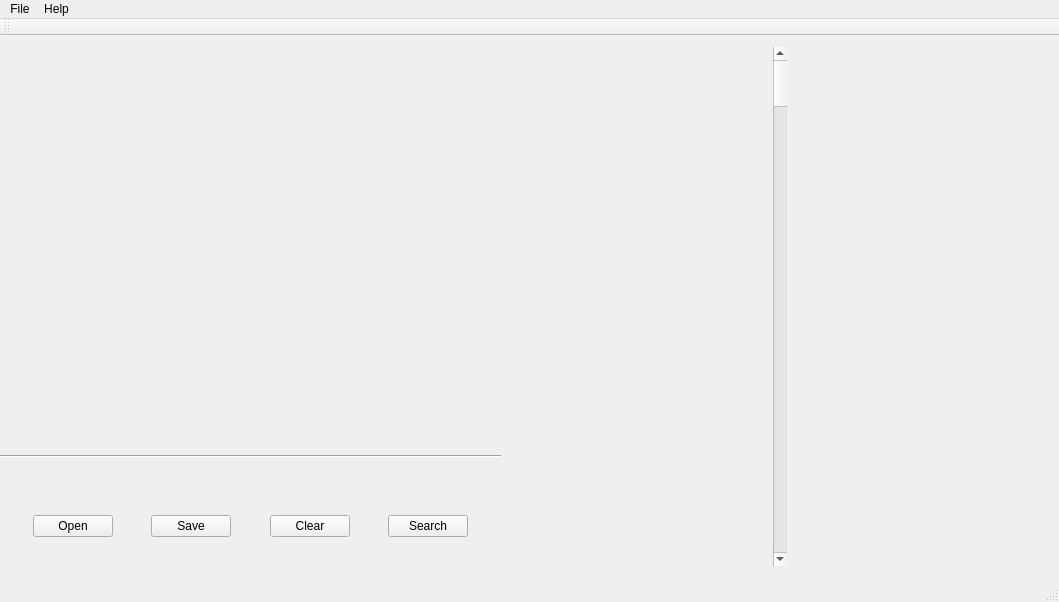
<?xml version="1.0" encoding="UTF-8"?>
<ui version="4.0">
 <class>WorkSpaceClass</class>
 <widget class="QMainWindow" name="WorkSpaceClass">
  <property name="geometry">
   <rect>
    <x>0</x>
    <y>0</y>
    <width>1059</width>
    <height>602</height>
   </rect>
  </property>
  <property name="windowTitle">
   <string>WorkSpace</string>
  </property>
  <widget class="QWidget" name="centralWidget">
   <widget class="QWidget" name="formLayoutWidget">
    <property name="geometry">
     <rect>
      <x>0</x>
      <y>0</y>
      <width>501</width>
      <height>401</height>
     </rect>
    </property>
    <layout class="QFormLayout" name="formLayout">
     <property name="rightMargin">
      <number>500</number>
     </property>
     <property name="bottomMargin">
      <number>400</number>
     </property>
    </layout>
   </widget>
   <widget class="Line" name="line">
    <property name="geometry">
     <rect>
      <x>0</x>
      <y>410</y>
      <width>501</width>
      <height>20</height>
     </rect>
    </property>
    <property name="orientation">
     <enum>Qt::Horizontal</enum>
    </property>
   </widget>
   <widget class="QWidget" name="layoutWidget">
    <property name="geometry">
     <rect>
      <x>0</x>
      <y>470</y>
      <width>501</width>
      <height>41</height>
     </rect>
    </property>
    <layout class="QHBoxLayout" name="horizontalLayout">
     <property name="spacing">
      <number>6</number>
     </property>
     <property name="margin">
      <number>0</number>
     </property>
     <item>
      <spacer name="horizontalSpacer">
       <property name="orientation">
        <enum>Qt::Horizontal</enum>
       </property>
       <property name="sizeHint" stdset="0">
        <size>
         <width>40</width>
         <height>20</height>
        </size>
       </property>
      </spacer>
     </item>
     <item>
      <widget class="QPushButton" name="mOpen">
       <property name="text">
        <string>Open</string>
       </property>
       <property name="icon">
        <iconset resource="workspace.qrc">
         <normaloff>:/WorkSpace/Resources/icons/newScene.png</normaloff>:/WorkSpace/Resources/icons/newScene.png</iconset>
       </property>
      </widget>
     </item>
     <item>
      <spacer name="horizontalSpacer_2">
       <property name="orientation">
        <enum>Qt::Horizontal</enum>
       </property>
       <property name="sizeHint" stdset="0">
        <size>
         <width>40</width>
         <height>20</height>
        </size>
       </property>
      </spacer>
     </item>
     <item>
      <widget class="QPushButton" name="mSave">
       <property name="text">
        <string>Save</string>
       </property>
       <property name="icon">
        <iconset resource="workspace.qrc">
         <normaloff>:/WorkSpace/Resources/icons/export.png</normaloff>:/WorkSpace/Resources/icons/export.png</iconset>
       </property>
      </widget>
     </item>
     <item>
      <spacer name="horizontalSpacer_3">
       <property name="orientation">
        <enum>Qt::Horizontal</enum>
       </property>
       <property name="sizeHint" stdset="0">
        <size>
         <width>40</width>
         <height>20</height>
        </size>
       </property>
      </spacer>
     </item>
     <item>
      <widget class="QPushButton" name="mClear">
       <property name="text">
        <string>Clear</string>
       </property>
       <property name="icon">
        <iconset resource="workspace.qrc">
         <normaloff>:/WorkSpace/Resources/icons/Eraser.png</normaloff>:/WorkSpace/Resources/icons/Eraser.png</iconset>
       </property>
      </widget>
     </item>
     <item>
      <spacer name="horizontalSpacer_5">
       <property name="orientation">
        <enum>Qt::Horizontal</enum>
       </property>
       <property name="sizeHint" stdset="0">
        <size>
         <width>40</width>
         <height>20</height>
        </size>
       </property>
      </spacer>
     </item>
     <item>
      <widget class="QPushButton" name="mSearch">
       <property name="text">
        <string>Search</string>
       </property>
       <property name="icon">
        <iconset resource="workspace.qrc">
         <normaloff>:/WorkSpace/Resources/icons/Search-icon.png</normaloff>:/WorkSpace/Resources/icons/Search-icon.png</iconset>
       </property>
      </widget>
     </item>
     <item>
      <spacer name="horizontalSpacer_4">
       <property name="orientation">
        <enum>Qt::Horizontal</enum>
       </property>
       <property name="sizeHint" stdset="0">
        <size>
         <width>40</width>
         <height>20</height>
        </size>
       </property>
      </spacer>
     </item>
    </layout>
   </widget>
   <widget class="QWidget" name="layoutWidget_2">
    <property name="geometry">
     <rect>
      <x>510</x>
      <y>0</y>
      <width>541</width>
      <height>541</height>
     </rect>
    </property>
    <layout class="QGridLayout" name="gridLayout_3">
     <item row="0" column="0">
      <widget class="QWidget" name="thumbnailWidget_2" native="true">
       <property name="styleSheet">
        <string notr="true"/>
       </property>
       <layout class="QHBoxLayout" name="horizontalLayout_4">
        <property name="spacing">
         <number>1</number>
        </property>
        <property name="margin">
         <number>0</number>
        </property>
        <item>
         <layout class="QGridLayout" name="thumbLayout_2">
          <property name="spacing">
           <number>1</number>
          </property>
         </layout>
        </item>
        <item>
         <widget class="QScrollBar" name="scrollBar_2">
          <property name="orientation">
           <enum>Qt::Vertical</enum>
          </property>
         </widget>
        </item>
       </layout>
      </widget>
     </item>
    </layout>
   </widget>
  </widget>
  <widget class="QMenuBar" name="menuBar">
   <property name="geometry">
    <rect>
     <x>0</x>
     <y>0</y>
     <width>1059</width>
     <height>21</height>
    </rect>
   </property>
   <widget class="QMenu" name="menuFile">
    <property name="title">
     <string>File</string>
    </property>
    <addaction name="actionOpen"/>
    <addaction name="actionSave"/>
    <addaction name="actionExit"/>
    <addaction name="actionGenData"/>
   </widget>
   <widget class="QMenu" name="menuHelp">
    <property name="title">
     <string>Help</string>
    </property>
    <addaction name="actionAbout"/>
   </widget>
   <addaction name="menuFile"/>
   <addaction name="menuHelp"/>
  </widget>
  <widget class="QToolBar" name="mainToolBar">
   <attribute name="toolBarArea">
    <enum>TopToolBarArea</enum>
   </attribute>
   <attribute name="toolBarBreak">
    <bool>false</bool>
   </attribute>
  </widget>
  <widget class="QStatusBar" name="statusBar"/>
  <action name="actionOpen">
   <property name="icon">
    <iconset resource="workspace.qrc">
     <normaloff>:/WorkSpace/Resources/icons/newScene.png</normaloff>:/WorkSpace/Resources/icons/newScene.png</iconset>
   </property>
   <property name="text">
    <string>Open</string>
   </property>
   <property name="shortcut">
    <string>Ctrl+O</string>
   </property>
  </action>
  <action name="actionExit">
   <property name="text">
    <string>Exit</string>
   </property>
   <property name="shortcut">
    <string>Esc</string>
   </property>
  </action>
  <action name="actionSave">
   <property name="icon">
    <iconset resource="workspace.qrc">
     <normaloff>:/WorkSpace/Resources/icons/export.png</normaloff>:/WorkSpace/Resources/icons/export.png</iconset>
   </property>
   <property name="text">
    <string>Save</string>
   </property>
   <property name="shortcut">
    <string>Ctrl+S</string>
   </property>
  </action>
  <action name="actionAbout">
   <property name="text">
    <string>About</string>
   </property>
   <property name="shortcut">
    <string>Ctrl+A</string>
   </property>
  </action>
  <action name="actionGenData">
   <property name="text">
    <string>GenData</string>
   </property>
  </action>
 </widget>
 <layoutdefault spacing="6" margin="11"/>
 <resources>
  <include location="workspace.qrc"/>
 </resources>
 <connections/>
</ui>
